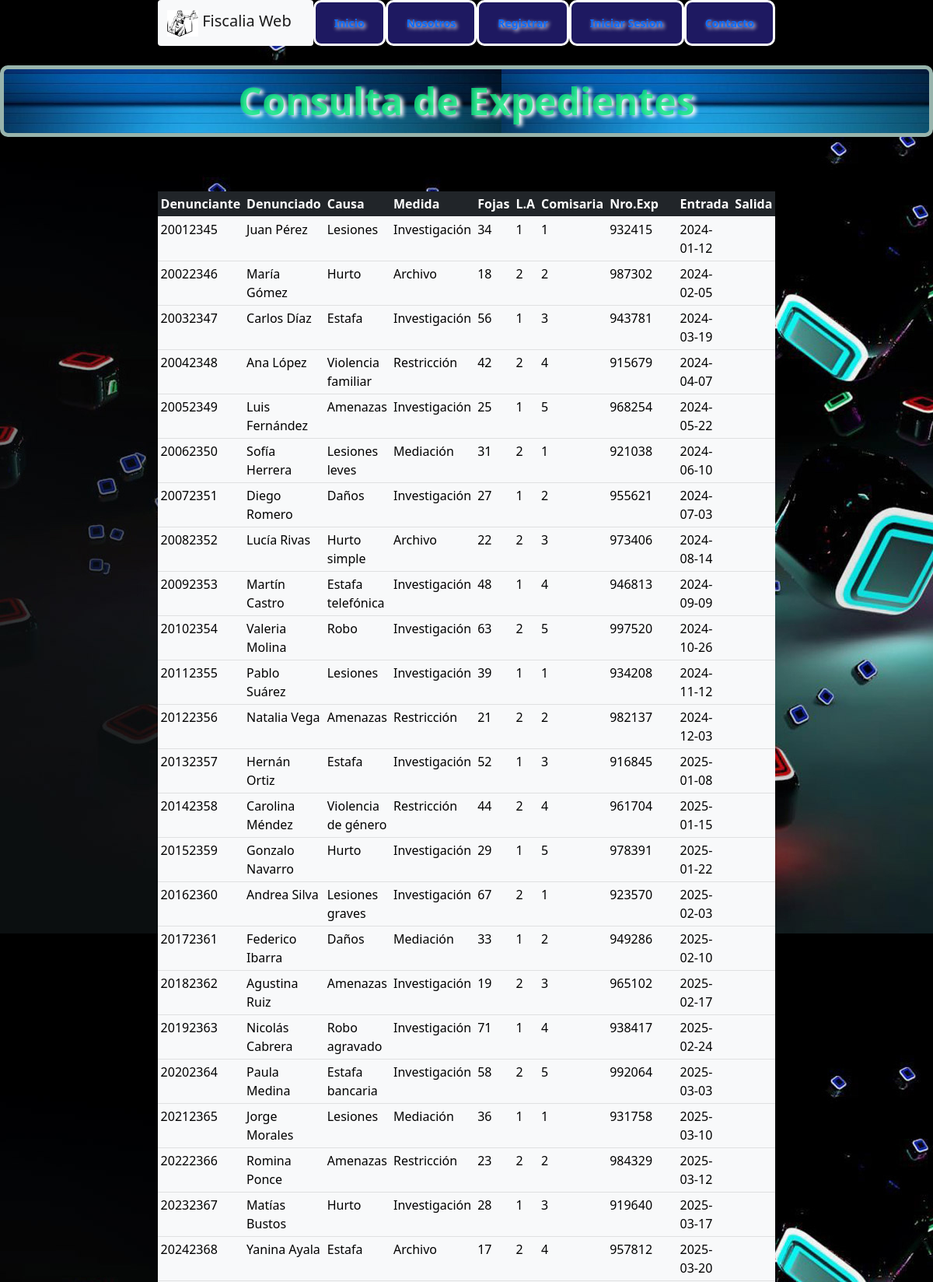
The app's page /prueba.php (upper part) with its own data.
### tables this page shows
CREATE TABLE `expedientes` (
  `idexpediente` int(11) NOT NULL AUTO_INCREMENT,
  `dnidenunciante` int(11) NOT NULL,
  `denunciado` varchar(255) NOT NULL,
  `causa` varchar(255) NOT NULL,
  `medida` varchar(255) NOT NULL,
  `fojas` decimal(2,0) DEFAULT NULL,
  `librodeactas` double(25,0) DEFAULT NULL,
  `codigocomisaria` double(25,0) NOT NULL,
  `numerodeexpediente` double(10,0) NOT NULL,
  `numexpinstru` int(11) DEFAULT NULL,
  `fechadeentrada` varchar(255) NOT NULL,
  `fechadesalida` varchar(255) DEFAULT NULL,
  PRIMARY KEY (`idexpediente`),
  KEY `dnidenunciante` (`dnidenunciante`)
);

### prueba.php (the view, shortened to what this page needs)
<?php
include("connect.php");
$consult="SELECT dnidenunciante,denunciado,causa,medida,fojas,librodeactas,codigocomisaria,numerodeexpediente,fechadeentrada,fechadesalida FROM expedientes";
?>
<!DOCTYPE html>
<html lang="en">
<head>
   <link rel="stylesheet" href="css/navi.css">
   <link rel="stylesheet" href="css/estilos.css">
   <link href="https://cdn.jsdelivr.net/npm/bootstrap@5.0.0-beta3/dist/css/bootstrap.min.css" rel="stylesheet">
</head>
<body class="bg-image" style="background-image:url('images/registrar.jpg')">
    <ul class="nav bg-image d-flex justify-content-center" style="background-image:url('images/registrar.jpg')">
          <nav class="navbar navbar-light bg-light rounded" >
          <div class="container-fluid">
            <a class="navbar-brand" href="grid.html">
              <img src="images/justicia2.png" alt="" width="40" height="34" class="d-inline-block align-text-top">
              Fiscalia Web
            </a>
          </div>
        </nav>
        <li class="nav-item justify-content-right desaparece">
          <a class="nav-link" href="grid.html">Inicio</a>
        </li>
        <li class="nav-item desaparece">
          <a class="nav-link" href="#" aria-disabled="true">Nosotros</a>
        </li>
        <li class="nav-item desaparece">
          <a class="nav-link" href="#"  aria-disabled="true">Registrar</a>
        </li>
        <li class="nav-item desaparece">
          <a class="nav-link" href="Login.html"  aria-disabled="true">Iniciar Sesion</a>
        </li>
        <li class="nav-item desaparece">
          <a class="nav-link" href="#"  aria-disabled="true">Contacto</a>
        </li>
      </ul>
      <div class="container"style="height: 25px;"></div>
    <div class="col-sm-12 col-lg-12 text-center"><label for="" class="registitulo">Consulta de Expedientes</label></div>
  <div class="container"style="height: 70px;"></div>
<div class="d-flex justify-content-center">
  <div class="table-responsive" style="width:min-content;">
<table class="table table-sm">
  <thead>
    <tr class="table-dark">
      <th scope="col">Denunciante</th>
      <th scope="col">Denunciado</th>
      <th scope="col">Causa</th>
      <th scope="col">Medida</th>
      <th scope="col">Fojas</th>
      <th scope="col">L.A</th>
      <th scope="col">Comisaria</th>
      <th scope="col">Nro.Exp</th>
      <th scope="col">Entrada</th>
      <th scope="col">Salida</th>
    </tr>
    <tbody>
  <?php $resul=mysqli_query($conexion,$consult);
  while($row=mysqli_fetch_assoc($resul)){ ?>
      <tr class="table-light">
        <td><?php echo $row["dnidenunciante"]?></td>
        <td><?php echo $row["denunciado"]?></td>
        <td><?php echo $row['causa']?></td>
        <td><?php echo $row['medida']?></td>
        <td><?php echo $row['fojas']?></td>
        <td><?php echo $row['librodeactas']?></td>
        <td><?php echo $row['codigocomisaria']?></td>
        <td><?php echo $row['numerodeexpediente']?></td>
        <td><?php echo $row['fechadeentrada']?></td>
        <td><?php echo $row['fechadesalida']?></td>
      </tr>
      <?php } mysqli_free_result($resul); ?>
    </tbody>
  </thead>
  </table>
</div>
</div>
</body>
</html>

### css/navi.css (style rules this page uses)
body ul { display:flex; justify-content:center; }
.navbar { padding: 0 !important; }
.nav-item { padding: 8px; display: inline-block; border: 3px solid white; border-radius: 10px; font-size:smaller; background-color: rgba(57, 48, 182, 0.534); }
.nav-link { color:white; text-shadow: 2px 2px 5px white; font-weight:bold; font-size: 14px; }

### css/estilos.css (style rules this page uses)
* { margin: 0; padding: 0; box-sizing: border-box; }
.dl, ol, ul { margin: 0 !important; padding-left: 0 !important; }
.registitulo { height: min-content; width: 100%; font-size: 3rem; font-weight: bold; background-image: url('/images/info.jpg'); border: 5px solid #98b4ac; text-shadow: 4px 2px 5px white; text-align: center; border-radius: 10px; color: #0de77ed0; padding: 5px; margin: 0 auto; }

### records on screen
expedientes: dnidenunciante "20012345", denunciado "Juan Pérez", causa "Lesiones", medida "Investigación", fojas "34", librodeactas "1", codigocomisaria "1", numerodeexpediente "932415", fechadeentrada "2024-01-12"
expedientes: dnidenunciante "20022346", denunciado "María Gómez", causa "Hurto", medida "Archivo", fojas "18", librodeactas "2", codigocomisaria "2", numerodeexpediente "987302", fechadeentrada "2024-02-05"
expedientes: dnidenunciante "20032347", denunciado "Carlos Díaz", causa "Estafa", medida "Investigación", fojas "56", librodeactas "1", codigocomisaria "3", numerodeexpediente "943781", fechadeentrada "2024-03-19"
expedientes: dnidenunciante "20042348", denunciado "Ana López", causa "Violencia familiar", medida "Restricción", fojas "42", librodeactas "2", codigocomisaria "4", numerodeexpediente "915679", fechadeentrada "2024-04-07"
expedientes: dnidenunciante "20052349", denunciado "Luis Fernández", causa "Amenazas", medida "Investigación", fojas "25", librodeactas "1", codigocomisaria "5", numerodeexpediente "968254", fechadeentrada "2024-05-22"
expedientes: dnidenunciante "20062350", denunciado "Sofía Herrera", causa "Lesiones leves", medida "Mediación", fojas "31", librodeactas "2", codigocomisaria "1", numerodeexpediente "921038", fechadeentrada "2024-06-10"
expedientes: dnidenunciante "20072351", denunciado "Diego Romero", causa "Daños", medida "Investigación", fojas "27", librodeactas "1", codigocomisaria "2", numerodeexpediente "955621", fechadeentrada "2024-07-03"
expedientes: dnidenunciante "20082352", denunciado "Lucía Rivas", causa "Hurto simple", medida "Archivo", fojas "22", librodeactas "2", codigocomisaria "3", numerodeexpediente "973406", fechadeentrada "2024-08-14"
expedientes: dnidenunciante "20092353", denunciado "Martín Castro", causa "Estafa telefónica", medida "Investigación", fojas "48", librodeactas "1", codigocomisaria "4", numerodeexpediente "946813", fechadeentrada "2024-09-09"
expedientes: dnidenunciante "20102354", denunciado "Valeria Molina", causa "Robo", medida "Investigación", fojas "63", librodeactas "2", codigocomisaria "5", numerodeexpediente "997520", fechadeentrada "2024-10-26"
expedientes: dnidenunciante "20112355", denunciado "Pablo Suárez", causa "Lesiones", medida "Investigación", fojas "39", librodeactas "1", codigocomisaria "1", numerodeexpediente "934208", fechadeentrada "2024-11-12"
expedientes: dnidenunciante "20122356", denunciado "Natalia Vega", causa "Amenazas", medida "Restricción", fojas "21", librodeactas "2", codigocomisaria "2", numerodeexpediente "982137", fechadeentrada "2024-12-03"
expedientes: dnidenunciante "20132357", denunciado "Hernán Ortiz", causa "Estafa", medida "Investigación", fojas "52", librodeactas "1", codigocomisaria "3", numerodeexpediente "916845", fechadeentrada "2025-01-08"
expedientes: dnidenunciante "20142358", denunciado "Carolina Méndez", causa "Violencia de género", medida "Restricción", fojas "44", librodeactas "2", codigocomisaria "4", numerodeexpediente "961704", fechadeentrada "2025-01-15"
expedientes: dnidenunciante "20152359", denunciado "Gonzalo Navarro", causa "Hurto", medida "Investigación", fojas "29", librodeactas "1", codigocomisaria "5", numerodeexpediente "978391", fechadeentrada "2025-01-22"
expedientes: dnidenunciante "20162360", denunciado "Andrea Silva", causa "Lesiones graves", medida "Investigación", fojas "67", librodeactas "2", codigocomisaria "1", numerodeexpediente "923570", fechadeentrada "2025-02-03"
expedientes: dnidenunciante "20172361", denunciado "Federico Ibarra", causa "Daños", medida "Mediación", fojas "33", librodeactas "1", codigocomisaria "2", numerodeexpediente "949286", fechadeentrada "2025-02-10"
expedientes: dnidenunciante "20182362", denunciado "Agustina Ruiz", causa "Amenazas", medida "Investigación", fojas "19", librodeactas "2", codigocomisaria "3", numerodeexpediente "965102", fechadeentrada "2025-02-17"
expedientes: dnidenunciante "20192363", denunciado "Nicolás Cabrera", causa "Robo agravado", medida "Investigación", fojas "71", librodeactas "1", codigocomisaria "4", numerodeexpediente "938417", fechadeentrada "2025-02-24"
expedientes: dnidenunciante "20202364", denunciado "Paula Medina", causa "Estafa bancaria", medida "Investigación", fojas "58", librodeactas "2", codigocomisaria "5", numerodeexpediente "992064", fechadeentrada "2025-03-03"
expedientes: dnidenunciante "20212365", denunciado "Jorge Morales", causa "Lesiones", medida "Mediación", fojas "36", librodeactas "1", codigocomisaria "1", numerodeexpediente "931758", fechadeentrada "2025-03-10"
expedientes: dnidenunciante "20222366", denunciado "Romina Ponce", causa "Amenazas", medida "Restricción", fojas "23", librodeactas "2", codigocomisaria "2", numerodeexpediente "984329", fechadeentrada "2025-03-12"
expedientes: dnidenunciante "20232367", denunciado "Matías Bustos", causa "Hurto", medida "Investigación", fojas "28", librodeactas "1", codigocomisaria "3", numerodeexpediente "919640", fechadeentrada "2025-03-17"
expedientes: dnidenunciante "20242368", denunciado "Yanina Ayala", causa "Estafa", medida "Archivo", fojas "17", librodeactas "2", codigocomisaria "4", numerodeexpediente "957812", fechadeentrada "2025-03-20"
